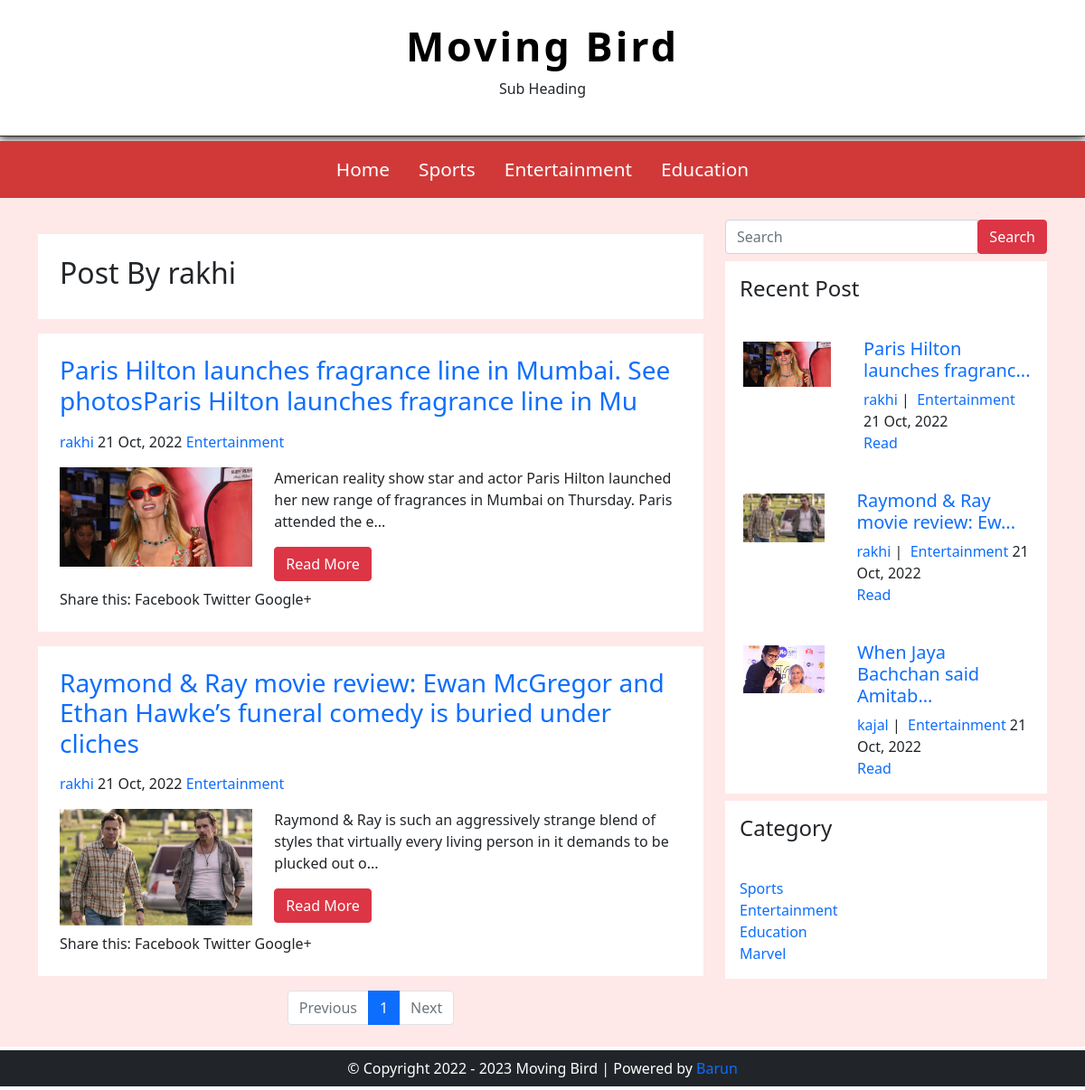
Page /author.php?aid=4 on the committed database.
### tables this page shows
CREATE TABLE `settings` (
  `id` int(11) NOT NULL,
  `website_name` varchar(100) NOT NULL,
  `logo` varchar(100) NOT NULL,
  `footerdesc` varchar(255) NOT NULL
);

CREATE TABLE `category` (
  `category_id` int(11) NOT NULL,
  `category_name` varchar(100) NOT NULL,
  `post` int(11) NOT NULL DEFAULT 0
);

CREATE TABLE `users` (
  `user_id` int(11) NOT NULL,
  `first_name` varchar(45) NOT NULL,
  `last_name` varchar(45) NOT NULL,
  `username` varchar(45) NOT NULL,
  `password` varchar(200) NOT NULL,
  `role` int(1) NOT NULL
);

CREATE TABLE `posts` (
  `post_id` int(11) NOT NULL,
  `title` varchar(100) NOT NULL,
  `description` text NOT NULL,
  `category` int(11) NOT NULL,
  `post_date` varchar(50) NOT NULL,
  `author` int(11) NOT NULL,
  `post_img` varchar(200) NOT NULL
);

### config.php (called while the page is built, shortened)
<?php
$hostname = "http://localhost/movingbird";
?>

### author.php (the view)
<?php
include( 'header.php' );
include( 'config.php' );
?>
<main>
  <div class="container py-4">
    <div class="row">
      <div class="col-lg-8 col-md-8 col-12">
        <div class="post-container">
          <div class="post-content p-4 my-3">
            <?php
            if ( isset( $_GET[ 'aid' ] ) ) {
              $auth_id = $_GET[ 'aid' ];
              $sql1 = "SELECT * FROM posts JOIN users
                          ON posts.author = users.user_id
                          WHERE posts.author = {$auth_id}";
              $result1 = $conn->query( $sql1 )or die( "Query Failed " . $conn->error );
				$row1 = $result1->fetch_assoc();
                echo "<h2>Post By {$row1['username']}</h2>";
            }
            ?>
          </div>
          <?php
          $limit = 3;
          if ( isset( $_GET[ 'page' ] ) ) {
            $page = $_GET[ 'page' ];
          } else {
            $page = 1;
          }
          $offset = ( $page - 1 ) * $limit;
          $sql = "SELECT posts.post_id, posts.title, posts.description, posts.post_date, posts.author,
                  category.category_name, users.username, posts.category, posts.post_img FROM posts
                  LEFT JOIN category ON posts.category = category.category_id
                  LEFT JOIN users ON posts.author = users.user_id
                  WHERE posts.author = {$auth_id}
                  ORDER BY posts.post_id DESC LIMIT {$offset},{$limit}";
          $result = $conn->query( $sql );
          if ( $result->num_rows > 0 ) {
            while ( $row = $result->fetch_assoc() ) {
              ?>
          <div class="post-content p-4 my-3">
            <h3><a href="single.php?id=<?php echo $row['post_id']; ?>"><?php echo $row['title']; ?></a></h3>
            <div class="post-information py-2"> <span><a href="author.php?aid=<?php echo $row['author']; ?>"><?php echo $row['username']; ?></a></span> <span><?php echo $row['post_date']; ?></span> <span><a href="category.php?cid=<?php echo $row['category']; ?>"><?php echo $row['category_name']; ?></a></span>
            </div>
            <div class="row py-2">
              <div class="col-lg-4 col-md-4 col-12"> <img src="./admin/upload/<?php echo $row['post_img']; ?>" alt="post pic" class="img-fluid"> </div>
              <div class="col-lg-8 col-md-8 col-12">
                <p><?php echo substr($row['description'],0,130) . "..."; ?></p>
                <a href="single.php?id=<?php echo $row['post_id']; ?>">
                <button class="btn btn-danger">Read More</button>
                </a> </div>
            </div>
            <div class="social-media-share"> <span>Share this: </span> <span>Facebook</span> <span>Twitter</span> <span>Google+</span> </div>
          </div>
          <?php
          }
          } else {
            echo "<h2>No Record Found.</h2>";
          }
          ?>
          <?php
          if ( $result1->num_rows > 0 ) {
            $total_records = $result1->num_rows;
            $total_pages = ceil( $total_records / $limit );
            ?>
          <div class="pagination-section">
            <nav aria-label="Page navigation">
              <ul class="pagination justify-content-center">
                <?php
                if ( $page > 1 ) {
                  echo "<li class='page-item'><a class='page-link' href='author.php?aid=".$auth_id."&page=".($page - 1)."'>Previous</a></li>";
                } else {
                  echo "<li class='page-item disabled'><span class='page-link'>Previous</span></li>";
                }
                for ( $i = 1; $i <= $total_pages; $i++ ) {
                  if ( $i == $page ) {
                    $active = "active";
                  } else {
                    $active = "";
                  }
                  echo "<li class='page-item " . $active . "'><a class='page-link' href='author.php?aid=".$auth_id."&page=".$i."'>$i</a></li>";
                }
                if ( $total_pages > $page ) {
                  echo "<li class='page-item'><a class='page-link' href='author.php?aid=".$auth_id."&page=".($page + 1)."'>Next</a></li>";
                } else {
                  echo "<li class='page-item disabled'><a class='page-link' href='#'>Next</a></li>";
                }
                ?>
              </ul>
            </nav>
          </div>
          <?php
          }
          ?>
        </div>
      </div>
      <div class="col-lg-4 col-md-4 col-12">
        <?php include('sidebar.php'); ?>
      </div>
    </div>
  </div>
</main>
<?php
include( 'footer.php' );
?>

### header.php (shortened to what this page needs)
<?php
include( 'config.php' );
?>
<!DOCTYPE html>
<html lang="en">
<head>
<link href="https://cdn.jsdelivr.net/npm/bootstrap@5.0.2/dist/css/bootstrap.min.css" rel="stylesheet">
<link rel="stylesheet" href="https://cdnjs.cloudflare.com/ajax/libs/font-awesome/5.15.4/css/all.min.css" />
<link rel="stylesheet" href="./css/style.css">
</head>
<body>
<header>
  <div class="container py-4 text-center">
	  <?php
	  $sql = "SELECT * FROM settings";
	  $result = $conn->query($sql) or die("Query Failed : " . $conn->error);
	  if($result->num_rows > 0) {
		  while($row = $result->fetch_assoc()) {
	  ?>
	  <a href="index.php"><h1><?php echo $row['website_name']; ?></h1></a>
	  <?php
	  		  }
	  }
	  ?>
    <p>Sub Heading</p>
  </div>
</header>
<nav class="main-nav">
  <div class="container">
	  <?php
	  $sql = "SELECT * FROM category WHERE post > 0";
	  $result = $conn->query($sql) or die("Query Failed : Category " . $conn->error);
	  if($result->num_rows > 0){
		  $active = "";
	  ?>
    <ul class="d-flex justify-content-center align-items-center">
      <li class="p-3"><a href="<?php echo $hostname; ?>">Home</a></li>
		<?php
		  while($row = $result->fetch_assoc()) {
			  echo "<li class='p-3 {$active}'><a href='category.php?cid={$row['category_id']}'>{$row['category_name']}</a></li>";
		  }
		  ?>
    </ul>
	  <?php
	  }
	  ?>
  </div>
</nav>

### sidebar.php
<?php
include('config.php');
?>
<div class="sidebar">
  <div class="search-box-container">
    <form class="search-post" action="search.php" method="GET">
      <div class="input-group">
        <input type="text" name="search" class="form-control" placeholder="Search">
        <span class="input-group-btn">
          <button type="submit" class="btn btn-danger">Search</button>
        </span>
      </div>
    </form>
  </div>
  <div class="recent-post-container my-2">
    <h4 class="p-3">Recent Post</h4>
    <?php
    $limit = 3;
    $sql = "SELECT posts.post_id, posts.title, posts.description, posts.post_date, posts.author,
                        category.category_name, users.username, posts.category, posts.post_img FROM posts
                        LEFT JOIN category ON posts.category = category.category_id
                        LEFT JOIN users ON posts.author = users.user_id
                        ORDER BY posts.post_id DESC LIMIT {$limit}";
    $result = $conn->query($sql) or die("Query Failed : " . $conn->error);
    if ($result->num_rows > 0) {
      while ($row = $result->fetch_assoc()) {
    ?>
        <div class="recent-post d-flex my-2">
          <div class="p-1 d-flex justify-content-center" style="width: 60%;">
          <a href="single.php?id=<?php echo $row['post_id']; ?>" class="post-img p-3">
           <img src="./admin/upload/<?php echo $row['post_img']; ?>" alt="" class="img-fluid">
          </a>
          </div>
          <div class="post-content p-3">
            <h5><a href="single.php?id=<?php echo $row['post_id']; ?>"><?php echo substr($row['title'],0,30) . "..."; ?></a></h5>
            <span><a href="author.php?aid=<?php echo $row['author']; ?>"><?php echo $row['username']; ?></a>&nbsp;|&nbsp;</span>
            <span><a href="category.php?cid=<?php echo $row['category']; ?>"><?php echo $row['category_name']; ?></a></span> <span><?php echo $row['post_date']; ?></span> <br><a href="single.php?id=<?php echo $row['post_id']; ?>">Read</a>
          </div>
        </div>
    <?php
      }
    }
    ?>
  </div>
  <div class="category-container">
    <div class="category-list">
      <h4 class="p-3">Category</h4>
      <ul class="p-3">
        <?php
        $sqlc = "SELECT * FROM category";
        $resultc = $conn->query($sqlc) or die("Query Faield " . $conn->error);
        if ($resultc->num_rows > 0) {
          while ($rowc = $resultc->fetch_assoc()) {
        ?>
            <li><a href="category.php?cid=<?php echo $rowc['category_id']; ?>"><?php echo $rowc['category_name']; ?></a></li>
        <?php
          }
        }
        ?>
      </ul>
    </div>
  </div>
</div>

### footer.php (shortened to what this page needs)
<footer class="bg-dark text-white py-2 my-1">
	<div class="container">
		<div class="row">
			<div class="col-md-12 text-center">
				<?php
				include('config.php');
				$sqlf = "SELECT * FROM settings";
				$resultf = $conn->query($sqlf) or die("Query Failed " . $conn->error);
				if($resultf->num_rows > 0) {
					while($rowf = $resultf->fetch_assoc()) {
				?>
				<span><?php echo $rowf['footerdesc']; ?></span>
				<?php
					}
				}
				?>
			</div>
		</div>
	</div>
</footer>
</body>
</html>

### css/style.css (style rules this page uses)
:root { --primary-color: #d13939; --secondary-color: #2d2d2d; --main-bg-color: #ffe8e8; }
*, *::before, *::after { margin: 0; padding: 0; box-sizing: border-box; }
a { text-decoration: none; }
ul { margin: 0; padding: 0; }
ul li { list-style: none; }
img { width: 100%; }
header { border-bottom: 1px solid var(--secondary-color); box-shadow: 0 0 10px 1px #000; }
header a h1 { color: #000; font-size: 2.8rem; font-weight: 600; letter-spacing: 3px; }
.main-nav { margin-top: 5px; background-color: var(--primary-color); color: #fff; }
.main-nav ul li { transition: all .2s ease-in; }
.main-nav ul li a { color: #fff; font-size: 1.3rem; }
main { background-color: var(--main-bg-color); }
.post-container .post-content, .recent-post-container, .category-container { background-color: #fff; }

### rows in the picture
settings: website_name "Moving Bird", footerdesc "© Copyright 2022 - 2023 Moving Bird | Powered by Barun"
category: category_name "Sports"
category: category_name "Entertainment"
category: category_name "Education"
users: username "rakhi"
posts: title "Paris Hilton launches fragrance line in Mumbai. See photosParis Hilton launches fragrance line in Mu", users.username "rakhi", post_date "21 Oct, 2022", category.category_name "Entertainment", post_img (picture), description "American reality show star and actor Paris Hilton launched her new range of fragrances in Mumbai on Thursday. Paris attended the e", title "Paris Hilton launches fragranc"
posts: title "Raymond & Ray movie review: Ewan McGregor and Ethan Hawke’s funeral comedy is buried under cliches", users.username "rakhi", post_date "21 Oct, 2022", category.category_name "Entertainment", post_img (picture), description "Raymond & Ray is such an aggressively strange blend of styles that virtually every living person in it demands to be plucked out o", title "Raymond & Ray movie review: Ew"
posts: post_img (picture), title "When Jaya Bachchan said Amitab", users.username "kajal", category.category_name "Entertainment", post_date "21 Oct, 2022"
category: category_name "Marvel"
